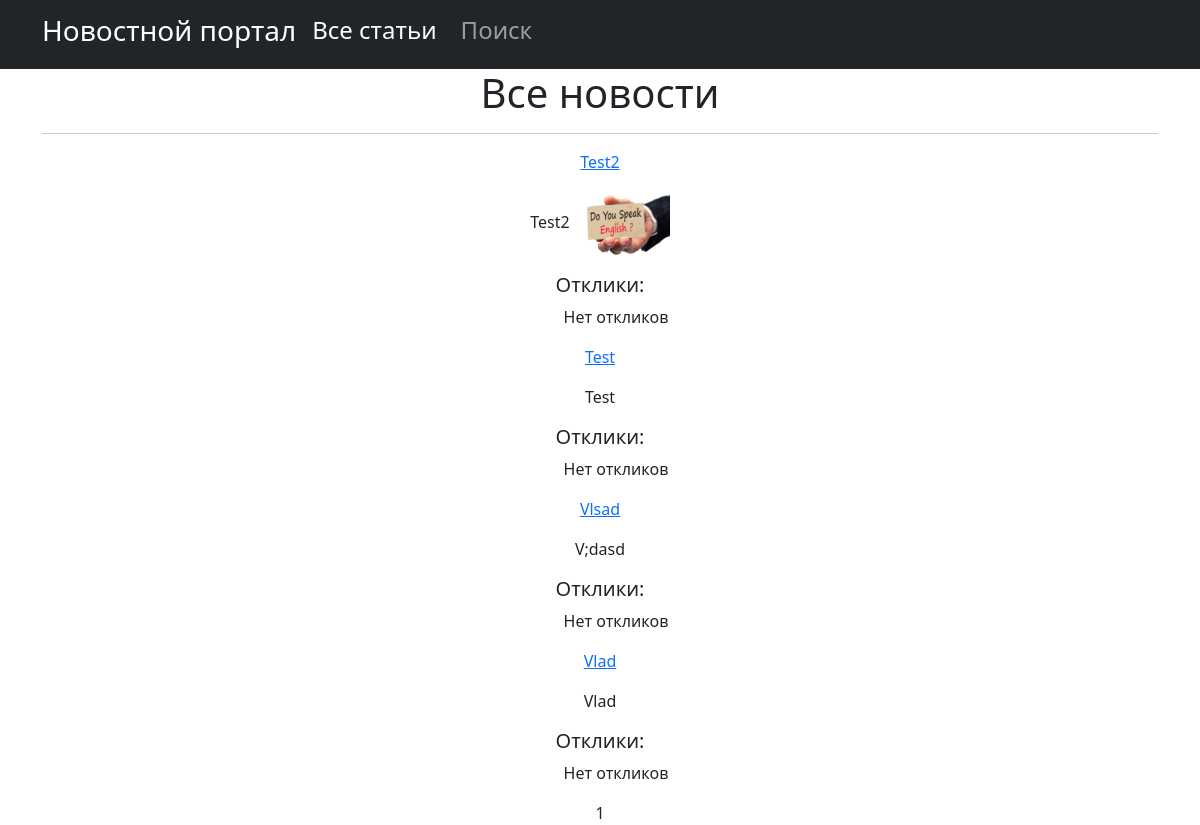
Page /news/ on the committed database.
### news/models.py (models this page shows, shortened)
class Post(models.Model):
    TYPE = (
        ('tank', 'Танки'),
        ('heal', 'Хилы'),
        ('dd', 'ДД'),
        ('buyers', 'Торогвцы'),
        ('gildemaster','Гилдмастеры'),
        ('quest', 'Квестгиверы'),
        ('smith', 'Кузнецы'),
        ('tanner', 'Кожевники'),
        ('potion', 'Зельевары'),
        ('spellmaster', 'Мастера заклинаний'),
    )
    author = models.ForeignKey(User, on_delete=models.CASCADE)
    tittle = models.CharField(max_length=64)
    text = RichTextUploadingField(blank=True, null=True)
    dateCreation = models.DateTimeField(auto_now_add=True)
    category = models.CharField(max_length=12, choices=TYPE, default='tank')

### news/views.py (the view)
# urls.py: path('',(PostList.as_view()), name = 'post_list'),
class PostList(ListView):
    model = Post
    ordering = 'text'
    template_name = 'post.html'
    context_object_name = 'post'
    paginate_by = 10
    def get_queryset(self):
        queryset = super().get_queryset()
        queryset = queryset.prefetch_related('responses')  # Загружаем связанные отклики заранее
        return queryset

### templates/post.html (shortened to what this page needs)
{% extends 'flatpages/default.html' %}
{% block content %}
   <h1>Все новости</h1>
   <hr>
           {% for posts in post %}
  <div class="post-block">
    <a href="{% url 'post_detail' posts.id %}"> {{ posts.tittle|safe }}</a>
    <p>{{ posts.text|safe }}</p>
    <h5>Отклики:</h5>
<ul>
  {% for response in responses %}
    <li>{{ response.author.username }}: {{ response.text }}</li>
    {% empty %}
      <p>Нет откликов</p>
  </div>
{% endfor %}
           {% endfor %}
   {{ page_obj.number }}
{% endblock content %}

### rows in the picture
Post: tittle "Test2", text "Test2", text (picture)
Post: tittle "Test", text "Test"
Post: tittle "Vlsad", text "V;dasd"
Post: tittle "Vlad", text "Vlad"

### other values in the picture
{{ page_obj.number }} "1"
